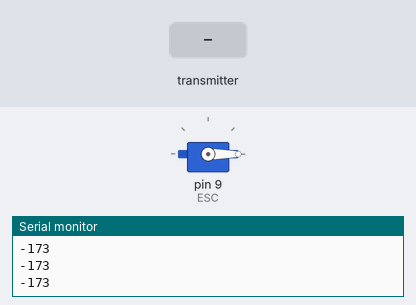
A sketch run on a simulated Arduino Uno, built with avr-gcc and run on an emulated ATmega328P. On the bench: servo, the last lines printed to the serial monitor. Inputs (shaded band) come from the test bench. No radio packets arrive unless stated.

Above: at 1.2 s.
1.3 s: the transmitter starts sending packet.0 = 256
At 1.9 s:
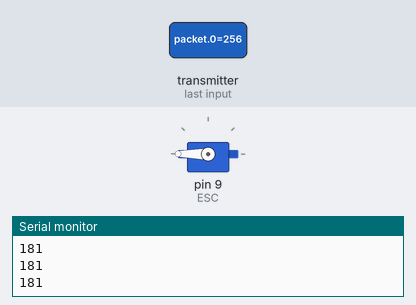
2.8 s: the transmitter starts sending packet.0 = 1023
At 4.0 s:
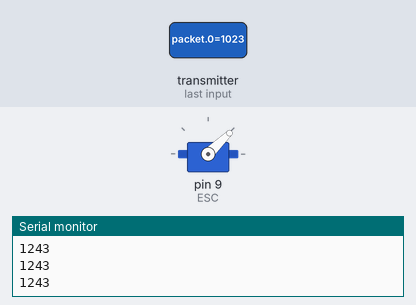
4.3 s: the transmitter starts sending packet.0 = 0
At 5.3 s:
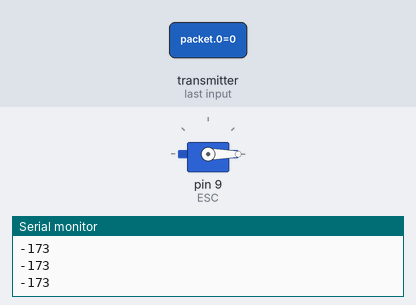
Timing chart, 0 to 7.3 s (numbered marks = the images above; inputs shaded):
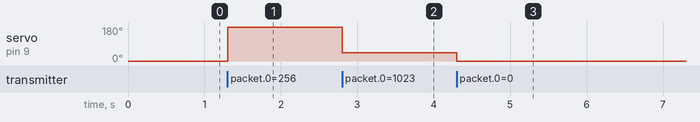

The sketch:

quad_rx.ino
```cpp
//Sketch to receive the value of the joystick on the transmitter, and apply that value as a PWM to the ESCs
//Arduino pinouts
//07 - NRF24L01+ CE
//08 - NRF24L01+ CSN
//11 = NRF24L01+ MOSI
//12 - NRF24L01+ MISO
//13 - NRF24L01+ SCK

//Pins for connection to the PWM input of the individual ESCs

#include <SPI.h>
#include <RF24.h>
#include <Servo.h>

int packet[1];
int PWM_signal_recvd;
int PWM_signal_to_write;
RF24 radio(7, 8); //CE and CSN pins on the Arduino
Servo ESC;

const byte address[6] = "00001";

void setup() {
  Serial.begin(9600);
  radio.begin();
  radio.openReadingPipe(0, address);
  radio.setPALevel(RF24_PA_MAX);
  radio.setDataRate(RF24_250KBPS);
  radio.startListening();

  ESC.attach(9, 1000, 2000);
}

//void function to apply speed to motors

void loop() {
  if (radio.available()){
    radio.read(packet, sizeof(packet));
  }
  PWM_signal_recvd = packet[0] - 125;

  PWM_signal_to_write = map(PWM_signal_recvd, 0, 130, 0, 180);
  ESC.write(PWM_signal_to_write);

  Serial.println(PWM_signal_to_write);
}
```

Measured:
- after the input at 1.3 s, servo on pin 9 (ESC): 0° → 180° at once
- after the input at 2.8 s, servo on pin 9 (ESC): 180° → 44° at once
- after the input at 4.3 s, servo on pin 9 (ESC): 44° → 0° at once
